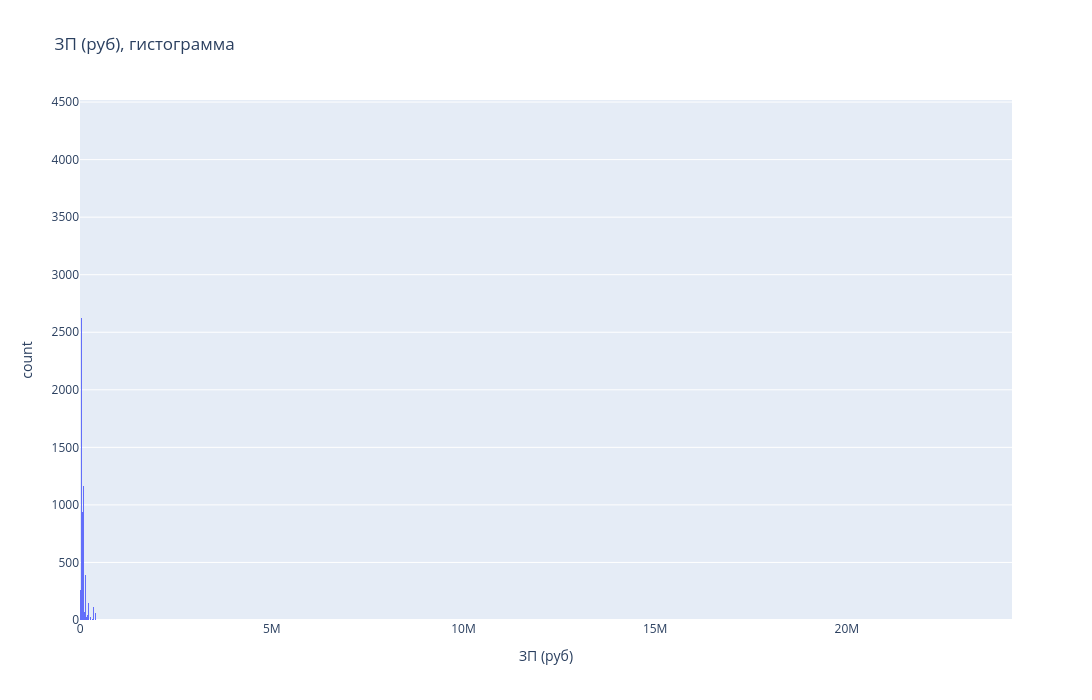
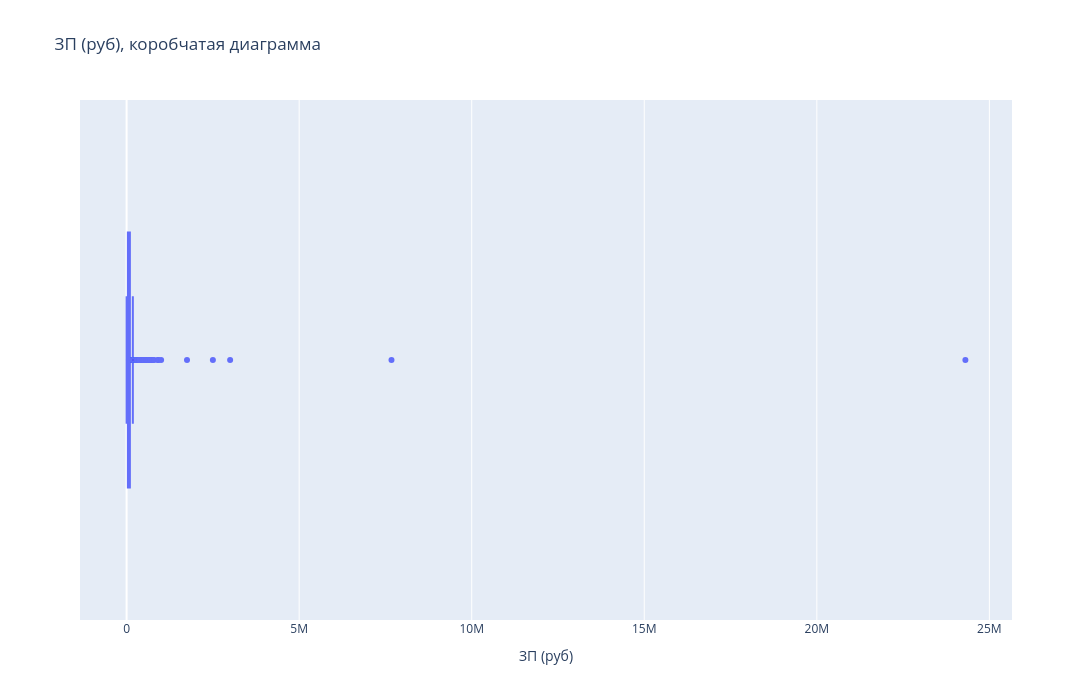

Here is the notebook cell these charts were saved with, in order:
### Markdown cell above
3. Постройте распределение признака **"ЗП (руб)"**. Опишите данное распределение, отвечая на следующие вопросы: каковы предельные значения признака, в каком примерном интервале находится заработная плата большинства соискателей? Есть ли аномалии для признака возраста? Обратите внимание на гигантские размеры желаемой заработной платы.
*Совет: постройте гистограмму и коробчатую диаграмму рядом.*

### Code cell
fig = px.histogram(
    database_hh,
    x='ЗП (руб)',
    height=700,
    width=1500,
    title='ЗП (руб), гистограмма'
)
fig.show()

fig = px.box(
    database_hh,
    x='ЗП (руб)',
    height=700,
    width=1500,
    title='ЗП (руб), коробчатая диаграмма'
)
fig.show()

### Figure 1 — Plotly figure (JSON) as saved in the notebook; plotly's stock layout.template omitted (floating-point values rounded to 4 significant figures; data arrays with more than 128 entries replaced by an {"elided": "..."} marker saying what was removed)
{"data": [{"bingroup": "x", "hovertemplate": "ЗП (руб)=%{x}<br>count=%{y}<extra></extra>", "legendgroup": "", "marker": {"color": "#636efa", "pattern": {"shape": ""}}, "name": "", "orientation": "v", "showlegend": false, "type": "histogram", "x": {"elided": "44744 float values"}, "xaxis": "x", "yaxis": "y"}], "layout": {"barmode": "relative", "height": 700, "legend": {"tracegroupgap": 0}, "title": {"text": "ЗП (руб), гистограмма"}, "width": 1500, "xaxis": {"anchor": "y", "domain": [0, 1], "title": {"text": "ЗП (руб)"}}, "yaxis": {"anchor": "x", "domain": [0, 1], "title": {"text": "count"}}}}

### Figure 2 — Plotly figure (JSON) as saved in the notebook; plotly's stock layout.template omitted (floating-point values rounded to 4 significant figures; data arrays with more than 128 entries replaced by an {"elided": "..."} marker saying what was removed)
{"data": [{"alignmentgroup": "True", "hovertemplate": "ЗП (руб)=%{x}<extra></extra>", "legendgroup": "", "marker": {"color": "#636efa"}, "name": "", "notched": false, "offsetgroup": "", "orientation": "h", "showlegend": false, "type": "box", "x": {"elided": "44744 float values"}, "x0": " ", "xaxis": "x", "y0": " ", "yaxis": "y"}], "layout": {"boxmode": "group", "height": 700, "legend": {"tracegroupgap": 0}, "title": {"text": "ЗП (руб), коробчатая диаграмма"}, "width": 1500, "xaxis": {"anchor": "y", "domain": [0, 1], "title": {"text": "ЗП (руб)"}}, "yaxis": {"anchor": "x", "domain": [0, 1]}}}
